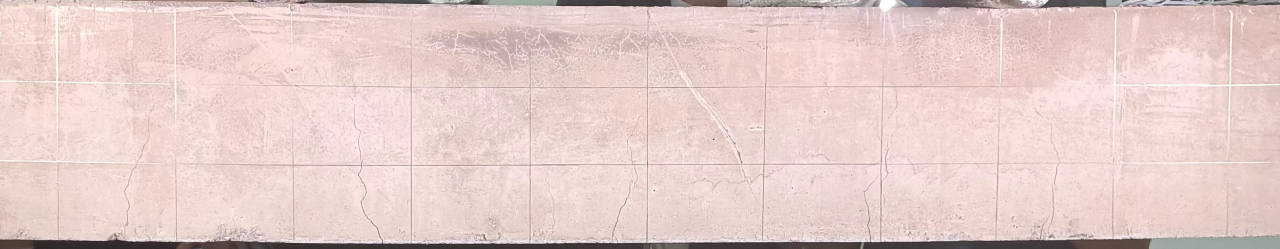
#> input picture code/images/frame_0015.jpg, 3840 x 745 px (shown at 1/3 size)
$ python 'draw_line&remove.py'
#> lines starting #> are read from the running program, lines starting #| are printed output that depends on the picture; after the words box and inside, x2 and y2 are one past the last pixel; in counts of white or black regions, pixels touching at a corner belong together
#> further down, img is the input picture: shape (745, 3840, 3); mean B, G, R 201.6, 206.3, 229.7
import cv2 as cv
import numpy as np

def rescale_frame(frame, scale=0.5):
#> called with scale = 0.5
    width = int(frame.shape[1] * scale)
#> width = 1920
    height = int(frame.shape[0] * scale)
#> height = 372
    dimensions = (width, height)
#> dimensions = (1920, 372)
    return cv.resize(frame, dimensions, interpolation=cv.INTER_AREA)

# Load and resize the image
img = cv.imread("../../images/frame_0015.jpg")
resized_img = rescale_frame(img)

# Create a mask with the same dimensions as the resized image
mask = np.zeros_like(resized_img)

# Draw lines on the mask
line_color = (255, 255, 255)  # White mask
thickness = 5

# Blue horizontal lines
cv.line(mask, (0, 10), (1920, 10), line_color, thickness, lineType=16)
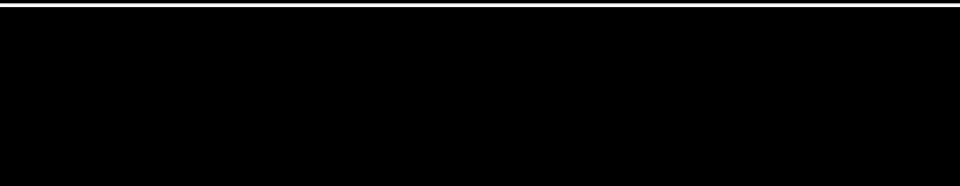
#> mask: shape (372, 1920, 3) (shown at 1/2 size); min 0, max 255, mean 5.1
cv.line(mask, (0, 125), (1920, 125), line_color, thickness, lineType=16)
cv.line(mask, (0, 240), (1920, 240), line_color, thickness, lineType=16)
cv.line(mask, (0, 366), (1920, 366), line_color, thickness, lineType=16)
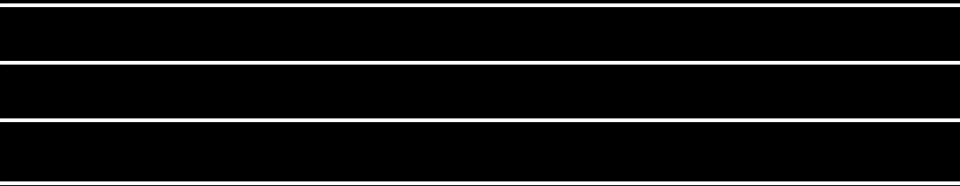
#> mask: shape (372, 1920, 3) (shown at 1/2 size); min 0, max 255, mean 20.4

# Green vertical lines
x_coords = [85, 260, 435, 615, 795, 970, 1145, 1325, 1500, 1675, 1848]
for x in x_coords:
    cv.line(mask, (x, 0), (x, 375), line_color, thickness)
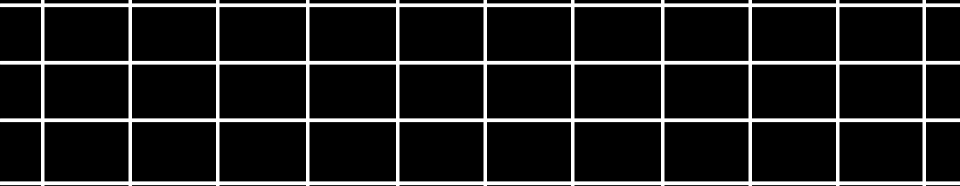
#> mask: shape (372, 1920, 3) (shown at 1/2 size); 3.71% of pixels changed, all inside (x1, y1, x2, y2) = (82, 0, 1852, 372)

# Apply the mask to the resized image
masked_img = cv.bitwise_and(resized_img, cv.bitwise_not(mask))
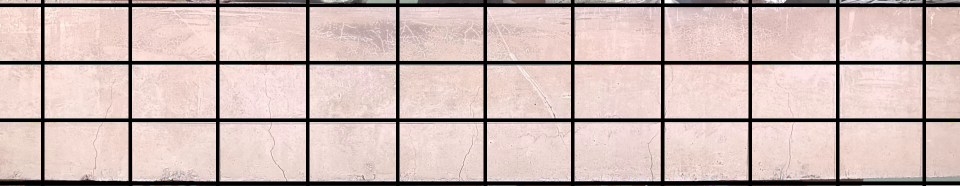
#> masked_img: shape (372, 1920, 3) (shown at 1/2 size); mean B, G, R 180.7, 185, 206

# Convert to grayscale for Canny edge detection
gray_img = cv.cvtColor(masked_img, cv.COLOR_BGR2GRAY)
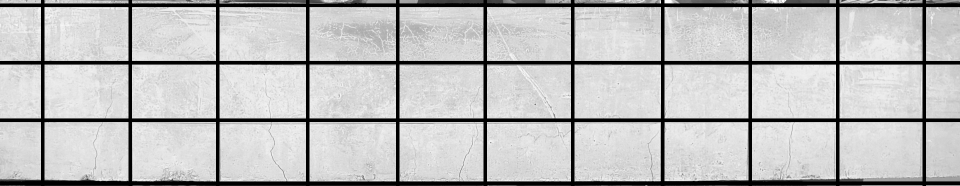
#> gray_img: shape (372, 1920) (shown at 1/2 size); min 0, max 255, mean 190.8

# Apply Canny edge detection
lower_threshold = 50
upper_threshold = 150
edges = cv.Canny(gray_img, lower_threshold, upper_threshold)
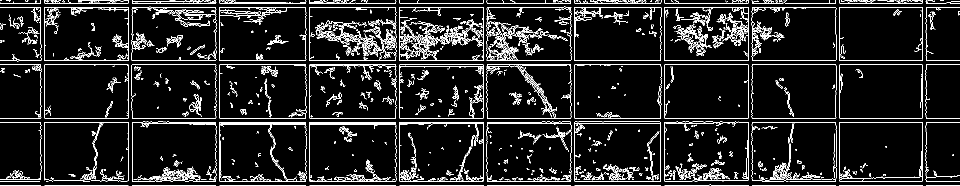
#> edges: shape (372, 1920) (shown at 1/2 size); 8.3% white in thin lines or dots

# Display the Canny edges
cv.imshow('Canny Edge Detection', edges)

# Save the edge-detected image
cv.imwrite("../../results/canny_edges.jpg", edges)

# Wait and close windows
cv.waitKey(0)
cv.destroyAllWindows()

$ run again, with code/images/frame_0000.jpg copied over code/images/frame_0015.jpg
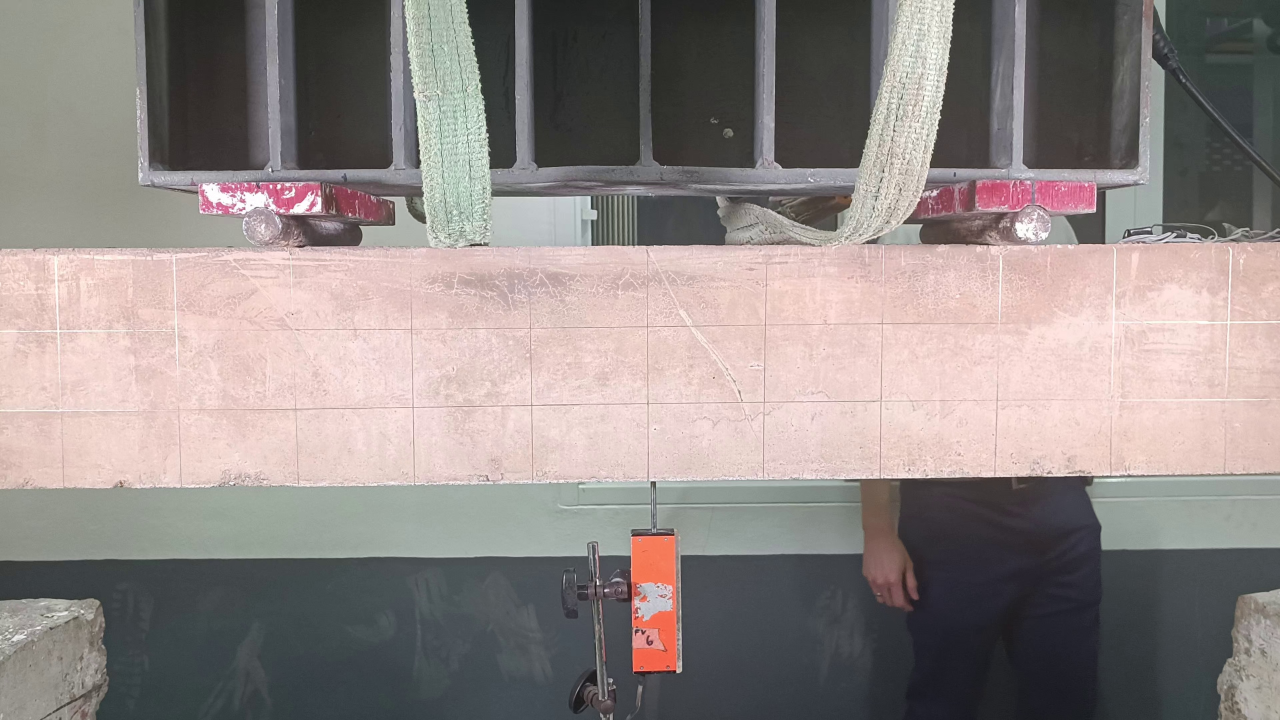
#> input picture code/images/frame_0000.jpg, 3840 x 2160 px (shown at 1/3 size)
#> img is the input picture: shape (2160, 3840, 3); mean B, G, R 133.5, 135.9, 144.7
#> after the loop `for x in x_coords:`:
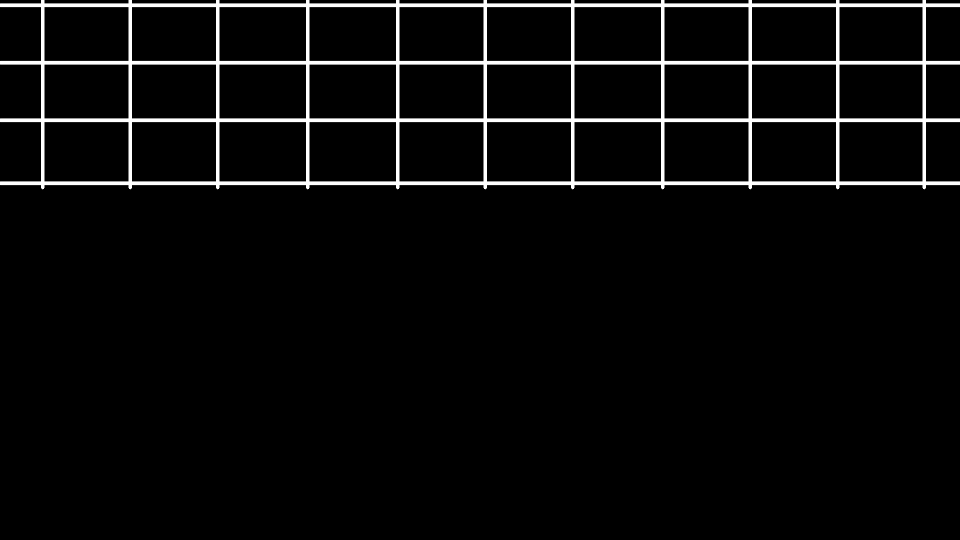
#> mask: shape (1080, 1920, 3) (shown at 1/2 size); min 0, max 255, mean 10.3
#> `edges = cv.Canny(gray_img, lower_threshold, upper_threshold)`:
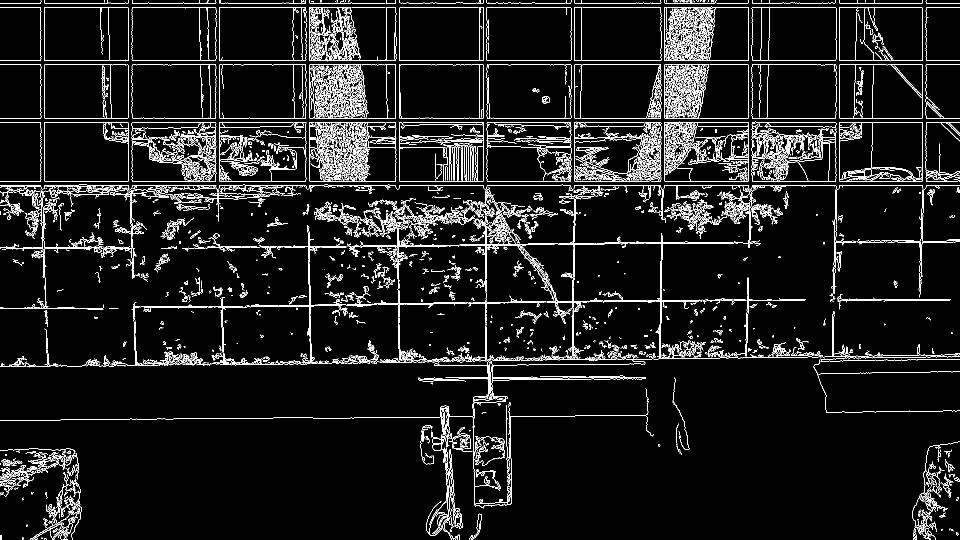
#> edges: shape (1080, 1920) (shown at 1/2 size); 6.6% white in thin lines or dots

$ run again, with code/images/frame_0013.jpg copied over code/images/frame_0015.jpg
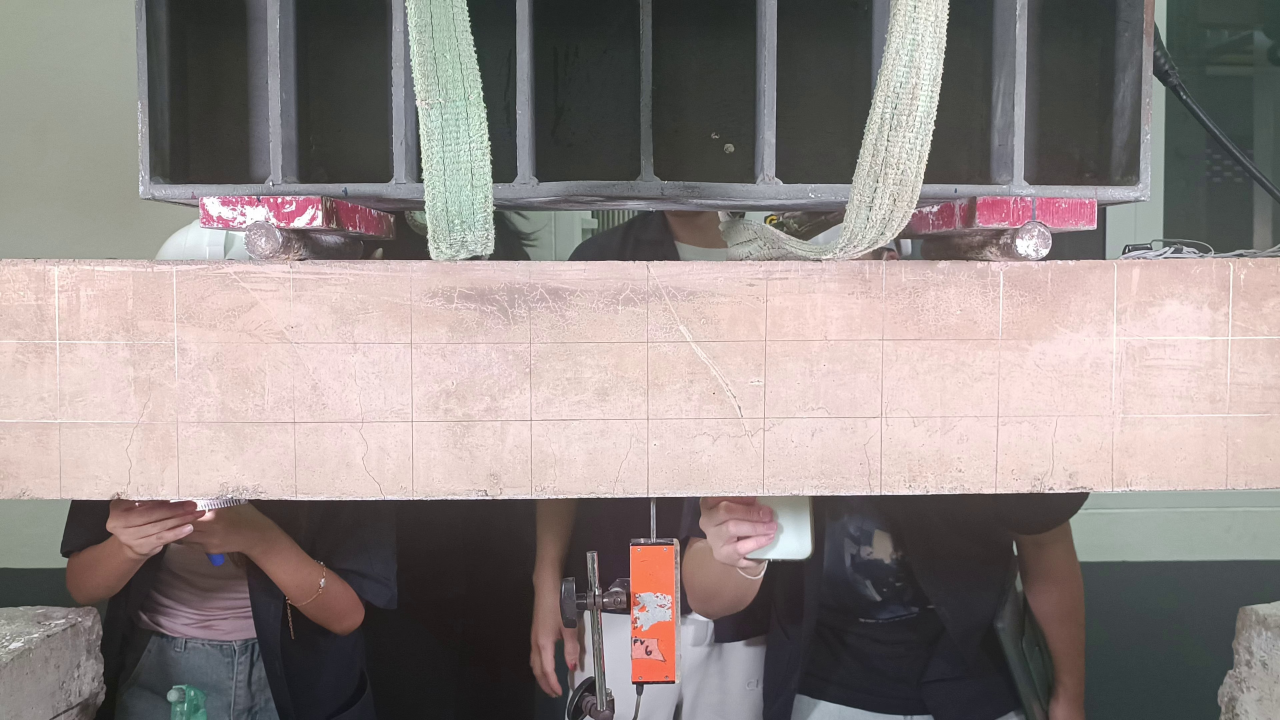
#> input picture code/images/frame_0013.jpg, 3840 x 2160 px (shown at 1/3 size)
#> img is the input picture: shape (2160, 3840, 3); mean B, G, R 131.4, 133.8, 143.1
#> after the loop `for x in x_coords:`:
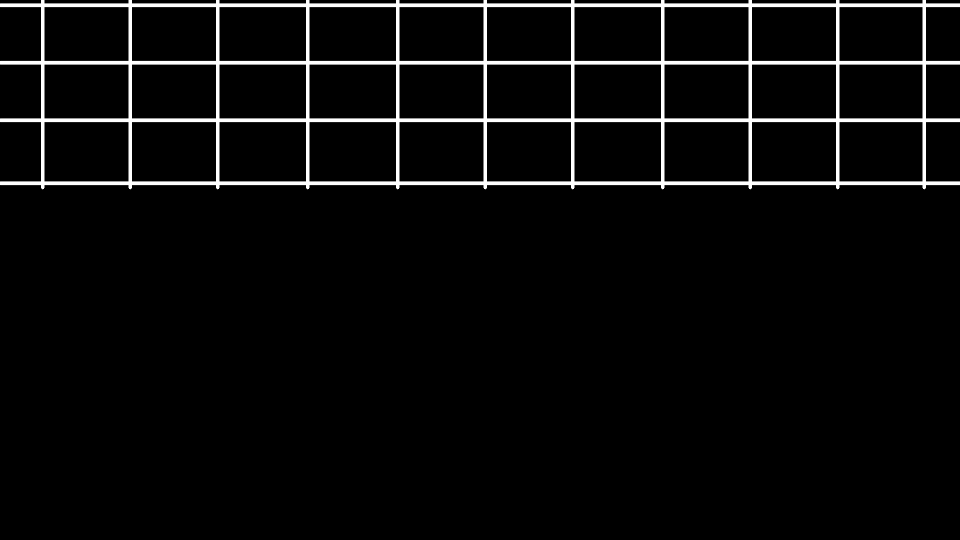
#> mask: shape (1080, 1920, 3) (shown at 1/2 size); min 0, max 255, mean 10.3
#> `edges = cv.Canny(gray_img, lower_threshold, upper_threshold)`:
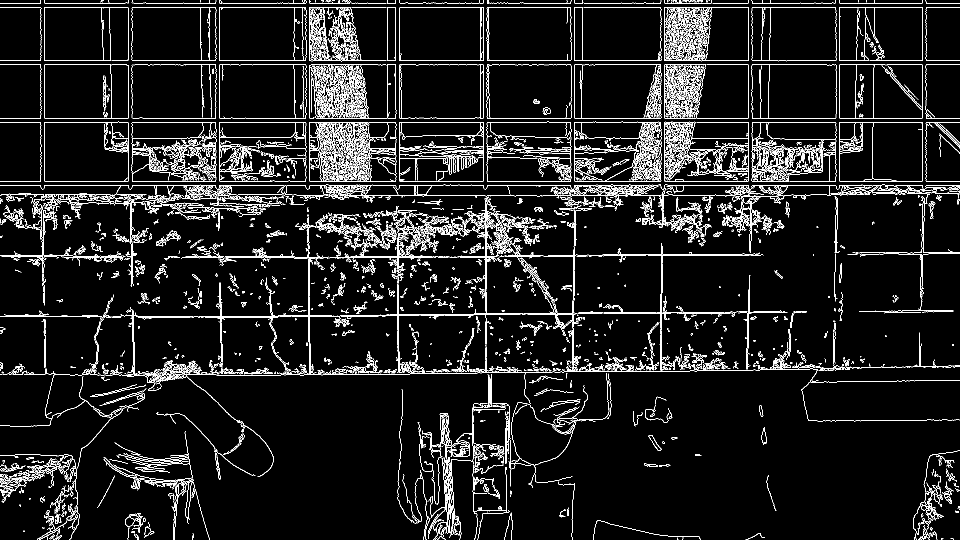
#> edges: shape (1080, 1920) (shown at 1/2 size); 7.3% white in thin lines or dots
